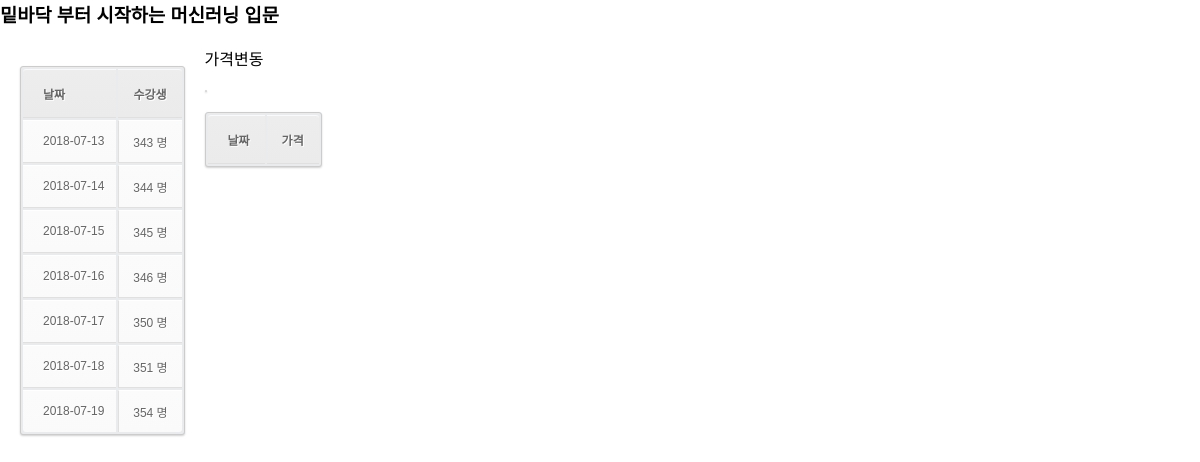
The page /course/1 on the database its author committed.
### tables this page shows
CREATE TABLE COURSES (
	ID INTEGER PRIMARY KEY,
	URL STRING UNIQUE,
	TITLE STRING,
	RELEASE_DATE STRING
);

CREATE TABLE SALES (
	ID INTEGER,
	UPDATE_DATE STRING,
	PRICE INTEGER,
	STUDENT_COUNT INTEGER,
	PRIMARY KEY(ID, UPDATE_DATE),
	FOREIGN KEY(ID) REFERENCES COURSES(ID) ON DELETE CASCADE
);

### app.py (the view)
@app.route('/course/<course_id>')
def course_index(course_id):
	sql = "SELECT TITLE FROM COURSES WHERE ID = (?)"
	cur = g.db.execute(sql, [course_id])
	title = cur.fetchall()[0][0]
	sql = "SELECT STUDENT_COUNT, UPDATE_DATE FROM SALES WHERE ID = (?) AND UPDATE_DATE > DATE(?, '-7 day');"
	cur = g.db.execute(sql, [course_id, datetime.now().strftime('%Y-%m-%d')])
	student_count = [dict(STUDENT_COUNT=format(int(row[0]), ','), UPDATE_DATE=row[1]) for row in cur.fetchall()]
	sql = "SELECT A.UPDATE_DATE, A.PRICE FROM SALES A, SALES B WHERE A.ID = (?) AND A.ID = B.ID AND A.PRICE <> B.PRICE"
	cur = g.db.execute(sql, [course_id])
	prices = [dict(UPDATE_DATE=row[0], PRICE=format(int(row[1]), ',')) for row in cur.fetchall()]
	return render_template('course.html', ID=course_id, TITLE=title, STUDENT_COUNT=student_count, PRICE=prices)

### app.py (called while the page is built)
def connect_db():
	return sqlite3.connect(app.config['DATABASE'])

@app.before_request
def before_request():
	g.db = connect_db()

@app.teardown_request
def teardown_request(exception):
	g.db.close()

### templates/course.html (shortened to what this page needs)
<html>
<head>
</head>
<body><div id="chart"></div></body>
<html>
<link rel="stylesheet" href={{ url_for('static', filename='css/table_style.css') }}>
  <head>
  </head>
  <body>
    <div class="box">
      <div class="box-header">
        <h3 class="box-title">  {{ TITLE }}</h3>
      </div>
      <div class="box-body", style="float:left">
        <table id="date-table" class="table table-bordered">
          <thead>
            <tr>
              <th>날짜</th>
              <th>수강생</th>
            </tr>
          </thead>
          <tbody>
            {% for STUDENT in STUDENT_COUNT %}
            <tr>
              <td> {{ STUDENT.UPDATE_DATE }} </td>
              <td> {{ STUDENT.STUDENT_COUNT }} 명</td>
            </tr>
            {% endfor %}
          </tbody>
        </table>
      </div>
      <div class="box-body">
        가격변동
        <table id="price-change">
        <table>
          <thead>
            <tr>
              <th>날짜</th>
              <th>가격</th>
            </tr>
          </thead>
        </table>
      </table>
      </div>
    </div>
  </body>
</html>
</html>

### static/css/table_style.css (style rules this page uses)
body { font-family:Arial, Helvetica, sans-serif; margin:0 auto; }
table { font-family:Arial, Helvetica, sans-serif; color:#666; font-size:12px; text-shadow: 1px 1px 0px #fff; background:#eaebec; margin:20px; border:#ccc 1px solid; -moz-border-radius:3px; -webkit-border-radius:3px; border-radius:3px; -moz-box-shadow: 0 1px 2px #d1d1d1; -webkit-box-shadow: 0 1px 2px #d1d1d1; box-shadow: 0 1px 2px #d1d1d1; }
table th { padding:15px; border-top:1px solid #fafafa; border-bottom:1px solid #e0e0e0; background: #ededed; background: -webkit-gradient(linear, left top, left bottom, from(#ededed), to(#ebebeb)); background: -moz-linear-gradient(top, #ededed, #ebebeb); }
table th:first-child { text-align: left; padding-left:20px; }
table tr:first-child th:first-child { -moz-border-radius-topleft:3px; -webkit-border-top-left-radius:3px; border-top-left-radius:3px; }
table tr:first-child th:last-child { -moz-border-radius-topright:3px; -webkit-border-top-right-radius:3px; border-top-right-radius:3px; }
table tr { text-align: center; padding-left:20px; }
table tr td:first-child { text-align: left; padding-left:20px; border-left: 0; }
table tr td { padding:12px; border-top: 1px solid #ffffff; border-bottom:1px solid #e0e0e0; border-left: 1px solid #e0e0e0; background: #fafafa; background: -webkit-gradient(linear, left top, left bottom, from(#fbfbfb), to(#fafafa)); background: -moz-linear-gradient(top, #fbfbfb, #fafafa); }
table tr:last-child td { border-bottom:0; }
table tr:last-child td:first-child { -moz-border-radius-bottomleft:3px; -webkit-border-bottom-left-radius:3px; border-bottom-left-radius:3px; }
table tr:last-child td:last-child { -moz-border-radius-bottomright:3px; -webkit-border-bottom-right-radius:3px; border-bottom-right-radius:3px; }

### rows shown on the page
COURSES: TITLE "밑바닥 부터 시작하는 머신러닝 입문"
SALES: UPDATE_DATE "2018-07-13", STUDENT_COUNT "343"
SALES: UPDATE_DATE "2018-07-14", STUDENT_COUNT "344"
SALES: UPDATE_DATE "2018-07-15", STUDENT_COUNT "345"
SALES: UPDATE_DATE "2018-07-16", STUDENT_COUNT "346"
SALES: UPDATE_DATE "2018-07-17", STUDENT_COUNT "350"
SALES: UPDATE_DATE "2018-07-18", STUDENT_COUNT "351"
SALES: UPDATE_DATE "2018-07-19", STUDENT_COUNT "354"
